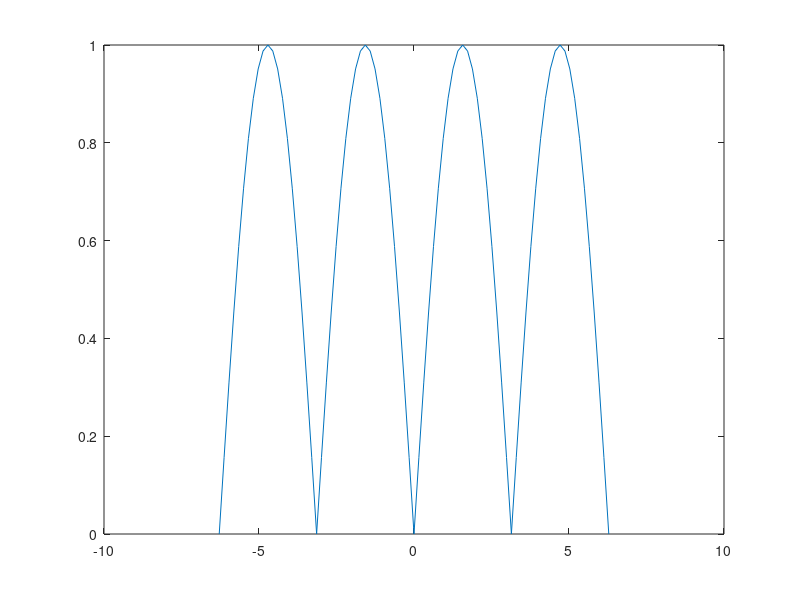

Reproduce this figure in MATLAB.
% First create an array from -2*pi to 2:pi
x = -2*pi:pi/20:2*pi;

% Calculate |sin(x)|
y = abs(sin(x));

plot(x,y);